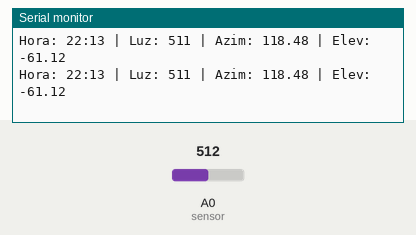
Recording of a sketch running on a simulated Arduino Uno, built with avr-gcc and run on an emulated ATmega328P. Parts: the last lines printed to the serial monitor. The test bench sets the inputs (shaded band); at power-on: A0 (sensor) = 512. The local clock reads 2024-03-15 10:24:30 at power-on unless the sketch sets it.

Above: at 2.8 s.
2.9 s: A0 (sensor) set to 716
At 4.4 s:
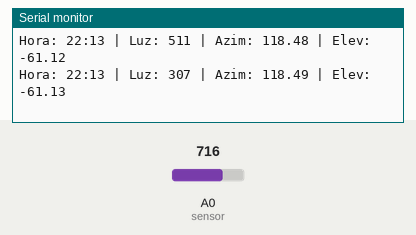
5.6 s: A0 (sensor) set to 900
At 6.4 s:
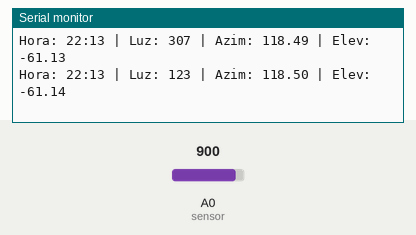
Timing chart, 0 to 8.6 s (numbered marks = the images above; inputs shaded):
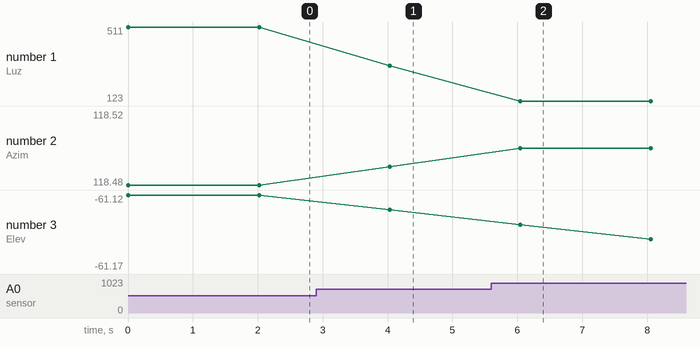

Measured:
- after the input at 2.9 s, the serial monitor: prints a new line after 1.1 s (image 1)
- after the input at 5.6 s, the serial monitor: prints a new line after 0.45 s (image 2)
- plotted number 1: 511 → 307 after the input at 2.9 s, 307 → 123 after the input at 5.6 s

The sketch:

CodigoMaestro.ino
```cpp
/*Código Maestro*/

//La librerias respectivamente: para la comunicación con el serial,
//comunicación con el protocolo 12C (Inter-Integrated Circuit, es decir SDA y SCL),
//control del RTC y el cálculo matemático
#include <SoftwareSerial.h>
#include <Wire.h>
#include "RTClib.h"
#include <math.h>

//Comunicación con el Arduino Esclavo (RX, TX)
SoftwareSerial esclavo(2, 3);

//Crear el objeto reloj
RTC_DS1307 rtc;

//Pin Fotodiodo
int sensor = A0;

//Latitud de Medellín en radianes
float lat = 6.24 * PI / 180;

void setup()
{
  Serial.begin(9600);   //Inicia conexion con monitor Serial de la PC
  esclavo.begin(9600);  //Inicia comunicación con el otro Arduino
  Wire.begin(); //Comunicacion con el Serial

  //En caso de no detectar el reloj
  if (!rtc.begin())
  {
    Serial.println("No se encuentra el RTC");
  }

  //Ajusta la hora si es necesario y cada que se suba el código se reajusta
   rtc.adjust(DateTime(F(__DATE__), F(__TIME__)));
}

void loop()
{
  /*LEER LA HORA*/
  //Obtiene el año, mes, día, hora, minuto, segundo.
  DateTime now = rtc.now();

  //Suma días acumulados por el mes, se debe corregir si el año es bisiesto
  int diasMes[] = {0, 31, 59, 90, 120, 151, 181, 212, 243, 273, 304, 334};

  //Obtener puntualmente el día del año en forma de entero.
  int n = diasMes[now.month() - 1] + now.day();

  //Convierte toda una hora, con minutos y segundos, a una hora.
  float hourDecimal = now.hour() + now.minute() / 60.0 + now.second() / 3600.0;

  /*DECLINACIÓN SOLAR Y LUNAR*/
  float delta = 23.45 * sin((360.0 / 365.0) * (n - 81) * PI / 180);
  //Pasandolo a radianes
  delta *= PI / 180;

  /*Ángulo horario*/
  float H = 15 * (hourDecimal - 12);
  //Pasandolo a radianes
  H *= PI / 180;

  /*Elevación solar*/
  float sin_alpha = sin(lat) * sin(delta) + cos(lat) * cos(delta) * cos(H);
  float alpha = asin(sin_alpha);

  /*Azimut solar*/
  float cosA = (sin(delta) - sin(alpha) * sin(lat)) / (cos(alpha) * cos(lat));
  float A = acos(constrain(cosA, -1.0, 1.0)); //Constrain para evitar errores matemáticos

  //Todo a grados para llevarlo al servo
  float elev = alpha * 180 / PI;
  float azim = A * 180 / PI;

  /*Mapeo a los servos*/
  //Un servo real trabaja entre 20° y 160°, entonces:
  //0° -mapea-> 20°
  //90° -mapea -> 160°
  int posV = map(elev, 0, 90, 20, 160);
  int posH = map(azim, 0, 180, 20, 160);

  //Evitando valores peligrososo del servo
  posH = constrain(posH, 20, 160);
  posV = constrain(posV, 20, 160);

  /*Leer el fotodiodo*/
  int light = 1023 - analogRead(sensor);

  /*Imprimir en el serial*/
  Serial.print("Hora: ");
  if(now.hour() < 10) Serial.print('0');
  Serial.print(now.hour()); Serial.print(':');
  if(now.minute() < 10) Serial.print('0');
  Serial.print(now.minute());

  Serial.print(" | Luz: ");
  Serial.print(light);

  Serial.print(" | Azim: ");
  Serial.print(azim);

  Serial.print(" | Elev: ");
  Serial.println(elev);

  /*Tirandole los datos al esclavo*/
  //Enviamos los datos en una sola línea para que el esclavo los procese
  esclavo.print(posH);
  esclavo.print(",");
  esclavo.println(posV);

  delay(2000); //Actualiza cada 2 segundos
}
```
